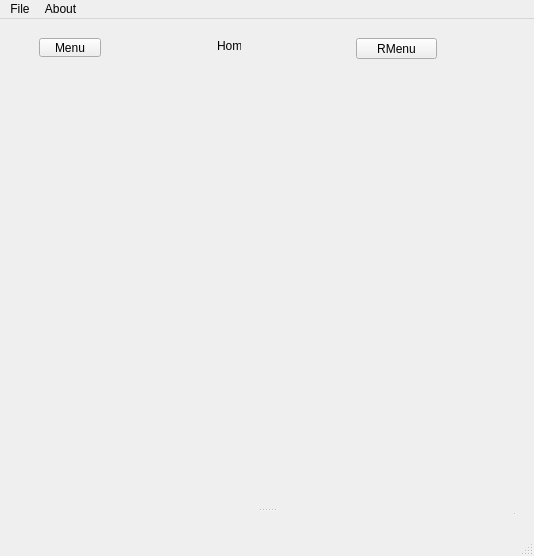
<?xml version="1.0" encoding="UTF-8"?>
<ui version="4.0">
 <class>MainWindow</class>
 <widget class="QMainWindow" name="MainWindow">
  <property name="geometry">
   <rect>
    <x>0</x>
    <y>0</y>
    <width>534</width>
    <height>556</height>
   </rect>
  </property>
  <property name="windowTitle">
   <string>MainWindow</string>
  </property>
  <widget class="QWidget" name="centralwidget">
   <layout class="QGridLayout" name="gridLayout">
    <item row="0" column="0">
     <widget class="QWidget" name="widget" native="true">
      <layout class="QGridLayout" name="gridLayout_2">
       <item row="0" column="0">
        <widget class="QSplitter" name="splitter_2">
         <property name="orientation">
          <enum>Qt::Vertical</enum>
         </property>
         <widget class="QWidget" name="widget_2" native="true">
          <property name="sizePolicy">
           <sizepolicy hsizetype="Preferred" vsizetype="Preferred">
            <horstretch>0</horstretch>
            <verstretch>0</verstretch>
           </sizepolicy>
          </property>
          <property name="autoFillBackground">
           <bool>true</bool>
          </property>
          <widget class="QPushButton" name="buttonMenu">
           <property name="geometry">
            <rect>
             <x>21</x>
             <y>1</y>
             <width>62</width>
             <height>19</height>
            </rect>
           </property>
           <property name="text">
            <string>Menu</string>
           </property>
          </widget>
          <widget class="QLabel" name="labelTitle">
           <property name="geometry">
            <rect>
             <x>199</x>
             <y>1</y>
             <width>24</width>
             <height>16</height>
            </rect>
           </property>
           <property name="text">
            <string>Home</string>
           </property>
          </widget>
          <widget class="QPushButton" name="buttonRmenu">
           <property name="geometry">
            <rect>
             <x>338</x>
             <y>1</y>
             <width>81</width>
             <height>21</height>
            </rect>
           </property>
           <property name="layoutDirection">
            <enum>Qt::LeftToRight</enum>
           </property>
           <property name="text">
            <string>RMenu</string>
           </property>
          </widget>
         </widget>
         <widget class="QSplitter" name="splitter">
          <property name="orientation">
           <enum>Qt::Horizontal</enum>
          </property>
          <widget class="QWidget" name="widget" native="true">
           <property name="sizePolicy">
            <sizepolicy hsizetype="Minimum" vsizetype="Preferred">
             <horstretch>0</horstretch>
             <verstretch>0</verstretch>
            </sizepolicy>
           </property>
           <property name="autoFillBackground">
            <bool>true</bool>
           </property>
           <widget class="QPushButton" name="buttonHome">
            <property name="geometry">
             <rect>
              <x>7</x>
              <y>7</y>
              <width>62</width>
              <height>19</height>
             </rect>
            </property>
            <property name="text">
             <string>Home</string>
            </property>
           </widget>
           <widget class="QPushButton" name="buttonOne">
            <property name="geometry">
             <rect>
              <x>7</x>
              <y>31</y>
              <width>62</width>
              <height>19</height>
             </rect>
            </property>
            <property name="text">
             <string>One</string>
            </property>
           </widget>
           <widget class="QPushButton" name="buttonTwo">
            <property name="geometry">
             <rect>
              <x>7</x>
              <y>55</y>
              <width>62</width>
              <height>19</height>
             </rect>
            </property>
            <property name="text">
             <string>Two</string>
            </property>
           </widget>
           <widget class="QPushButton" name="buttonAbout">
            <property name="geometry">
             <rect>
              <x>7</x>
              <y>301</y>
              <width>62</width>
              <height>19</height>
             </rect>
            </property>
            <property name="text">
             <string>About</string>
            </property>
           </widget>
           <widget class="QPushButton" name="buttonHelp">
            <property name="geometry">
             <rect>
              <x>7</x>
              <y>325</y>
              <width>62</width>
              <height>19</height>
             </rect>
            </property>
            <property name="text">
             <string>Help</string>
            </property>
           </widget>
          </widget>
          <widget class="QStackedWidget" name="stackedWidget">
           <property name="autoFillBackground">
            <bool>true</bool>
           </property>
           <property name="currentIndex">
            <number>0</number>
           </property>
           <widget class="QWidget" name="pageHome">
            <property name="autoFillBackground">
             <bool>true</bool>
            </property>
            <widget class="QLabel" name="label">
             <property name="geometry">
              <rect>
               <x>60</x>
               <y>90</y>
               <width>81</width>
               <height>31</height>
              </rect>
             </property>
             <property name="text">
              <string>HOME</string>
             </property>
            </widget>
           </widget>
           <widget class="QWidget" name="pageOne">
            <property name="autoFillBackground">
             <bool>true</bool>
            </property>
            <widget class="QLabel" name="label_2">
             <property name="geometry">
              <rect>
               <x>90</x>
               <y>80</y>
               <width>101</width>
               <height>41</height>
              </rect>
             </property>
             <property name="text">
              <string>One</string>
             </property>
            </widget>
           </widget>
           <widget class="QWidget" name="pageTwo">
            <widget class="QLabel" name="label_3">
             <property name="geometry">
              <rect>
               <x>80</x>
               <y>80</y>
               <width>71</width>
               <height>41</height>
              </rect>
             </property>
             <property name="text">
              <string>Two</string>
             </property>
            </widget>
           </widget>
           <widget class="QWidget" name="pageAbout">
            <widget class="QLabel" name="label_4">
             <property name="geometry">
              <rect>
               <x>70</x>
               <y>120</y>
               <width>91</width>
               <height>41</height>
              </rect>
             </property>
             <property name="text">
              <string>About</string>
             </property>
            </widget>
           </widget>
           <widget class="QWidget" name="pageHelp">
            <widget class="QLabel" name="label_5">
             <property name="geometry">
              <rect>
               <x>70</x>
               <y>100</y>
               <width>81</width>
               <height>31</height>
              </rect>
             </property>
             <property name="text">
              <string>Help</string>
             </property>
            </widget>
           </widget>
          </widget>
         </widget>
        </widget>
       </item>
      </layout>
     </widget>
    </item>
   </layout>
  </widget>
  <widget class="QMenuBar" name="menubar">
   <property name="geometry">
    <rect>
     <x>0</x>
     <y>0</y>
     <width>534</width>
     <height>20</height>
    </rect>
   </property>
   <widget class="QMenu" name="menuFile">
    <property name="title">
     <string>File</string>
    </property>
    <addaction name="actionHome"/>
    <addaction name="actionExit"/>
   </widget>
   <widget class="QMenu" name="menuAbout">
    <property name="title">
     <string>About</string>
    </property>
    <addaction name="actionAbout_Qt"/>
   </widget>
   <addaction name="menuFile"/>
   <addaction name="menuAbout"/>
  </widget>
  <widget class="QStatusBar" name="statusbar"/>
  <action name="actionHome">
   <property name="text">
    <string>Home</string>
   </property>
  </action>
  <action name="actionExit">
   <property name="text">
    <string>Exit</string>
   </property>
  </action>
  <action name="actionAbout_Qt">
   <property name="text">
    <string>About Qt</string>
   </property>
  </action>
 </widget>
 <resources/>
 <connections/>
</ui>
